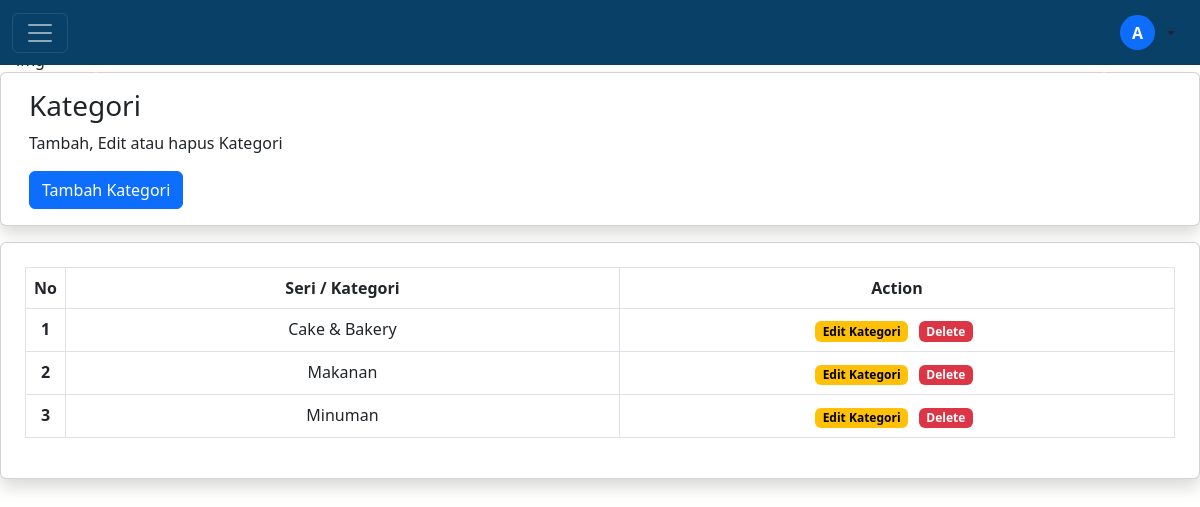
Page /produk.php/e-commerce-native/e-commerce/admin/kategori.php on the committed database.
### tables this page shows
CREATE TABLE `kategori_produk` (
  `id` int(11) NOT NULL,
  `nama` varchar(45) NOT NULL
);

### produk.php/e-commerce-native/e-commerce/functions.php (called while the page is built, shortened)
<?php
  $host = "localhost";
  $user = "root";
  $pass = "";
  $db = "e_commerce";
  $conn = mysqli_connect("$host", "$user", "$pass", "$db");
  function query($query){
      global $conn;
      $result = mysqli_query($conn, $query);
      $rows = [];
      while( $row = mysqli_fetch_assoc($result) ){
          $rows[] = $row;
      }
      return $rows;
  }
?>

### produk.php/e-commerce-native/e-commerce/admin/kategori.php (the view, shortened to what this page needs)
<?php
  require '../functions.php';
  $kategori = query("SELECT * FROM `kategori_produk` ORDER BY id DESC");
?>
<!DOCTYPE html>
<html lang="en">
  <head>
    <link href="https://cdn.jsdelivr.net/npm/bootstrap@5.3.0-alpha3/dist/css/bootstrap.min.css" rel="stylesheet" />
    <link rel="stylesheet" href="css/kategori.css" />
    <link rel="stylesheet" href="https://cdn.jsdelivr.net/npm/bootstrap-icons@1.10.4/font/bootstrap-icons.css" />
  </head>
  <body>
    <?php require "navbar.php" ?>
    <section id="slide">
      <div id="carouselExampleAutoplaying" class="carousel slide" data-bs-ride="carousel">
        <div class="carousel-inner">
          <div class="carousel-item active">
          </div>
        </div>
        <button class="carousel-control-prev" type="button" data-bs-target="#carouselExampleAutoplaying" data-bs-slide="prev">
        </button>
        <button class="carousel-control-next" type="button" data-bs-target="#carouselExampleAutoplaying" data-bs-slide="next">
        </button>
      </div>
    </section>
    <section id="headerKategori">
      <div class="container-fluid card shadow">
        <div class="row p-3">
          <div class="col-md-12">
            <h3>Kategori</h3>
            <p>Tambah, Edit atau hapus Kategori</p>
          </div>
          <div class="col-md-4">
            <a href="kategori-tambah.php"><button type="button" class="btn btn-primary">Tambah Kategori</button></a>
          </div>
        </div>
      </div>
    </section>
    <section class="kategori">
      <div class="container-fluid card shadow my-3">
        <div class="row">
          <div class="col-md-12 p-4">
            <div class="table-responsive">
              <table class="table table-bordered text-center">
                <thead>
                  <tr>
                    <th class="col-md-0">No</th>
                    <th class="col-md-6">Seri / Kategori</th>
                    <th class="col-md-6">Action</th>
                  </tr>
                </thead>
                <tbody>
                  <?php foreach($kategori as $index => $k) : ?>
                    <tr>
                      <th scope="row"><?= $index+1 ?></th>
                      <td><?= $k["nama"] ?></td>
                      <td>
                        <a href="kategori-edit.php?idKategori=<?= $k['id'] ?>"><span class="badge text-bg-warning">Edit Kategori</span></a>
                        <form action="" method="post" class="d-inline">
                          <button type="submit" name="hapus" class="border-0 bg-transparent" onclick="return confirm('Yakin Ingin Menghapus?')">
                            <a href="#"><span class="badge text-bg-danger">Delete</span></a>
                          </button>
                        </form>
                      </td>
                    </tr>
                  <?php endforeach; ?>
                </tbody>
              </table>
            </div>
          </div>
        </div>
      </div>
    </section>
  </body>
</html>

### produk.php/e-commerce-native/e-commerce/admin/css/kategori.css (style rules this page uses)
body { background-color: #fffffe; }
a { text-decoration: none; color: rgb(250, 250, 250); }

### rows in the picture
kategori_produk: nama "Cake & Bakery"
kategori_produk: nama "Makanan"
kategori_produk: nama "Minuman"
